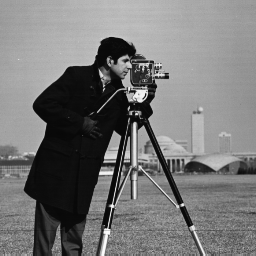
%> input picture demo/04-filtering-in-the-frequency-domain/cameraman.tif, 256 x 256 px
$ octave imFaseIsImportant.m   (GNU Octave 9; MATLAB toolbox functions it lacks are replaced by stand-ins)
%> lines starting %> are read from the running program, lines starting %| are printed output that depends on the picture
%Fase is important
%HKa Feb. 2015

clear, close all;
I=imread('cameraman.tif');
%> I is the input picture: size 256x256 uint8; min 7, max 253, mean 118.7
dI=double(I)/255;
figure(1), imshow(dI);title('Original')

FI=fft2(dI);

%We destroy the amplitude, observe
%N=rand(size(I));
N=rand(size(I));
figure(2), imshow(real(ifft2(FI.*N)));title('Fase intact, amplitude is destroyed!')
%> after `imshow(real(ifft2(FI.*N)))`:
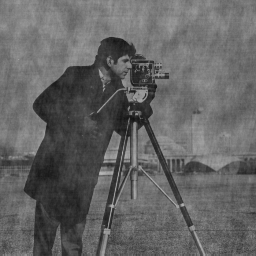
%> displayed picture: size 256x256, on the screen's scale of 0 to 255; min 18, max 183, mean 100.3

%Vi 鴇el鎔ger fasen, OBS! det kan vi IKKE leve med
%expN=exp(j*2*pi*rand(size(I)));
expN=exp(j*2*pi*.4*rand(size(I)));
figure(3), imshow(real(ifft2(FI.*expN)));title('Amp. intact, fasen is destroyed!')
%> after `imshow(real(ifft2(FI.*expN)))`:
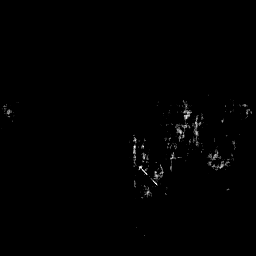
%> displayed picture: size 256x256, on the screen's scale of 0 to 255; min 0, max 37, mean 0.2; drawn with min black and max white
